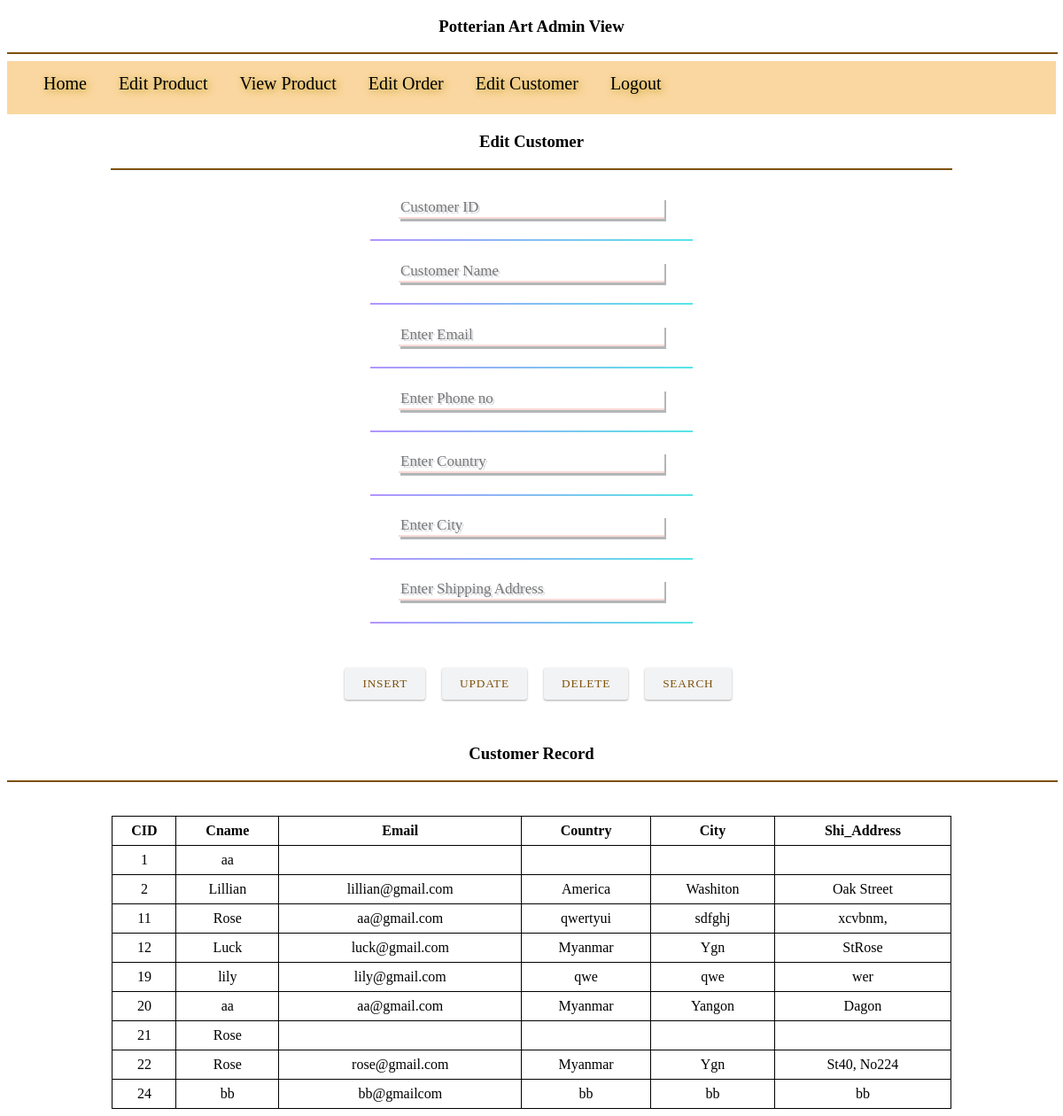
/customer.php, run on the app's committed database.
### tables this page shows
CREATE TABLE IF NOT EXISTS `customer` (
`cid` int(10) NOT NULL,
  `cname` text,
  `pw` varchar(11) NOT NULL,
  `email` varchar(30) NOT NULL,
  `phone` text NOT NULL,
  `country` text NOT NULL,
  `city` text NOT NULL,
  `shi_address` varchar(40) NOT NULL
);

### customer.php (the view, shortened to what this page needs)
<?php
include 'DBConnect.php';
$cid="";
$cname="";
$email="";
$phone="";
$country="";
$city="";
$shi_address="";
?>
<!DOCTYPE html>
<html lang="en">
<head>
</head>
<body>
  	<h3 align="center">Potterian Art Admin View</h3>
  	<hr color=" #7e5109 " width="100%">
  <div class="form">
  <ul>
  <li>
  	  <a href="index.php">Home </a>
      <a href="admin_panel.php">Edit Product</a>
      <a href="admin_panel.php#viewp">View Product</a>
	  <a href="viewo.php">Edit Order</a>
	  <a href="customer.php">Edit Customer</a>
	  <a href="logout.php">Logout</a>
  </li>
</ul>
	</div>
<div class="wrapper">
	<h3 align="center">Edit Customer</h3>
	<hr color="#7e5109" width="80%" align="center">
  <form method="post" action="customer.php">
  <div class="webflow-style-input">
    <input type="text" placeholder="Customer ID" name="cid" value="<?php echo $cid;?>">
  </div>
   <div class="webflow-style-input">
   <input type="text" placeholder="Customer Name" name="cname" value="<?php echo $cname;?>">
  </div>
     	<div class="webflow-style-input">
    <input type="text" placeholder="Enter Email" name="email" value="<?php echo $email;?>">
  </div>
     	<div class="webflow-style-input">
    <input type="text" placeholder="Enter Phone no" name="phone" value="<?php echo $phone;?>">
  </div>
     	<div class="webflow-style-input">
    <input type="text" placeholder="Enter Country" name="country" value="<?php echo $country;?>">
  </div>
     	<div class="webflow-style-input">
    <input type="text" placeholder="Enter City" name="city" value="<?php echo $city;?>">
  </div>
     	<div class="webflow-style-input">
    <input type="text" placeholder="Enter Shipping Address" name="shi_address" value="<?php echo $shi_address;?>">
  </div>
      <div class="btn-box">
       <button class="btn btn-submit" type="submit" name="insert">Insert</button>
      <button class="btn btn-update" type="submit" name="update">Update</button>
      <button class="btn btn-delete" type="submit" name="delete">Delete</button>
	  <button class="btn btn-search" type="submit" name="search">Search</button>
    </div>
	</form>
    </div>
      <h3 align="center">Customer Record</h3>
      <hr color=" #7e5109 " width="100%">
    <div class="ord">
 <?php
	$orview="SELECT * FROM customer";
	echo "<table>";
	echo "<tr><th>CID</th><th>Cname</th><th>Email</th><th>Country</th>
            <th>City</th><th>Shi_Address</th></tr>";
	foreach ($conn->query($orview) as $row)
	{
	    echo "<tr>";
	    echo "<td>".$row['cid']."</td>";
	    echo "<td>".$row['cname']."</td>";
	    echo "<td>".$row['email']."</td>";
	    echo "<td>".$row['country']."</td>";
	    echo "<td>".$row['city']."</td>";
	    echo "<td>".$row['shi_address']."</td>";
	    echo "</tr>";
	}
	echo "</table>";
	?>
	</div>
</body>
</html>

### customer.php (style rules this page uses)
.form { width: 100%; height: 60px; float: left; background-color:#fad7a0; margin-bottom: 20px; }
ul { list-style-type: none; margin : 0; padding: 0; overflow: hidden; color:brown; }
li { float: left; padding-left: 25px; }
li a { display: inline-block; color: black ; text-align: center; padding: 14px 16px; text-decoration: none; font-size: 20px; font-family:serif; text-shadow:2px 2px 8px #b7950b ; }
.wrapper { width: 100%; }
.webflow-style-input input { flex-grow: 1; color:black; text-shadow: 2px 2px #d5d8dc ; font-size:17px; line-height:0.9rem; font-family: serif; vertical-align: middle; background-color: transparent; border-top-style: hidden; border-right-style: hidden; border-left-style: hidden; border-bottom-color: #fadbd8; box-shadow: 2px 3px #b3b6b7 ; }
.btn { background: #f2f3f4 ; color: #7e5109; border: none; padding: 10px 20px; border-radius: 3px; letter-spacing: 0.06em; text-transform: uppercase; text-decoration: none; outline: none; box-shadow: 0 1px 3px rgba(0, 0, 0, 0.12), 0 1px 2px rgba(0, 0, 0, 0.24); -webkit-transition: all 0.3s cubic-bezier(0.25, 0.8, 0.25, 1); transition: all 0.3s cubic-bezier(0.25, 0.8, 0.25, 1); font-family: serif; }
button { background:#fad7a0; color:#7e5109; margin-left:15px; }
.btn-box { text-align: center; margin: 50px 0; }
.ord { width: 100%; padding-top:30px; }
table { width:80%; margin:auto; }
table, th, td { text-align: center; border: 1px solid black; border-collapse: collapse; }
th,td { height:30px; }

### data on the page
customer: cid "1", cname "aa"
customer: cid "2", cname "Lillian", email "lillian@gmail.com", country "America", city "Washiton", shi_address "Oak Street"
customer: cid "11", cname "Rose", email "aa@gmail.com", country "qwertyui", city "sdfghj", shi_address "xcvbnm,"
customer: cid "12", cname "Luck", email "luck@gmail.com", country "Myanmar", city "Ygn", shi_address "StRose"
customer: cid "19", cname "lily", email "lily@gmail.com", country "qwe", city "qwe", shi_address "wer"
customer: cid "20", cname "aa", email "aa@gmail.com", country "Myanmar", city "Yangon", shi_address "Dagon"
customer: cid "21", cname "Rose"
customer: cid "22", cname "Rose", email "rose@gmail.com", country "Myanmar", city "Ygn", shi_address "St40, No224"
customer: cid "24", cname "bb", email "bb@gmailcom", country "bb", city "bb", shi_address "bb"
